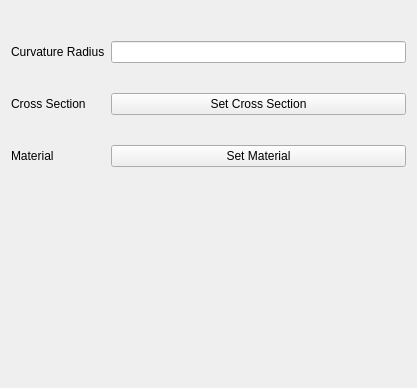
<?xml version="1.0" encoding="UTF-8"?>
<ui version="4.0">
 <class>Form</class>
 <widget class="QWidget" name="Form">
  <property name="geometry">
   <rect>
    <x>0</x>
    <y>0</y>
    <width>417</width>
    <height>388</height>
   </rect>
  </property>
  <property name="windowTitle">
   <string>Form</string>
  </property>
  <layout class="QGridLayout" name="gridLayout">
   <item row="0" column="0">
    <layout class="QGridLayout" name="gridLayout_2">
     <property name="topMargin">
      <number>30</number>
     </property>
     <property name="bottomMargin">
      <number>30</number>
     </property>
     <property name="verticalSpacing">
      <number>30</number>
     </property>
     <item row="0" column="0">
      <widget class="QLabel" name="label">
       <property name="text">
        <string>Curvature Radius</string>
       </property>
      </widget>
     </item>
     <item row="2" column="1">
      <widget class="QPushButton" name="pushButton_2">
       <property name="text">
        <string>Set Material</string>
       </property>
      </widget>
     </item>
     <item row="2" column="0">
      <widget class="QLabel" name="label_3">
       <property name="text">
        <string>Material</string>
       </property>
      </widget>
     </item>
     <item row="1" column="0">
      <widget class="QLabel" name="label_2">
       <property name="text">
        <string>Cross Section</string>
       </property>
      </widget>
     </item>
     <item row="1" column="1">
      <widget class="QPushButton" name="pushButton">
       <property name="text">
        <string>Set Cross Section</string>
       </property>
      </widget>
     </item>
     <item row="0" column="1">
      <widget class="QLineEdit" name="lineEdit"/>
     </item>
     <item row="3" column="1">
      <spacer name="verticalSpacer">
       <property name="orientation">
        <enum>Qt::Vertical</enum>
       </property>
       <property name="sizeHint" stdset="0">
        <size>
         <width>20</width>
         <height>40</height>
        </size>
       </property>
      </spacer>
     </item>
    </layout>
   </item>
  </layout>
 </widget>
 <resources/>
 <connections/>
</ui>
